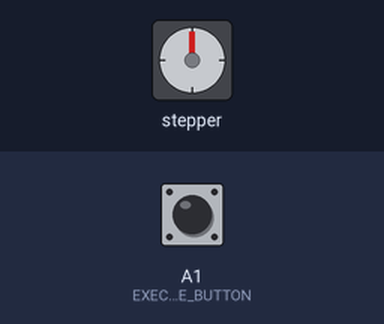
This sketch was run on a simulated Arduino Uno, built with avr-gcc and run on an emulated ATmega328P. Parts: stepper motor. Wiring (inferred from the names in the program): stepper motor (2048 steps per turn assumed): coils pin 2, pin 3, pin 4, pin 5. The test bench sets the inputs (shaded band); at power-on: A1 (EXECUTE_BUTTON) HIGH. What the sketch prints to the serial monitor is not drawn.

Above: at 1.2 s.
1.3 s: A1 (EXECUTE_BUTTON) pulled LOW for 3.2 s
Timing chart, 0 to 5.8 s (numbered marks = the images above; inputs shaded):
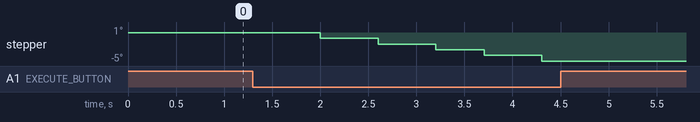

The sketch:

make_em_all_go.ino
```cpp
//Written By Nikodem Bartnik - nikodembartnik.pl
//Edited by Iyse - All rights reserved
#define EXECUTE_BUTTON A1

#define STEPPER_PIN_1_1 2
#define STEPPER_PIN_1_2 3
#define STEPPER_PIN_1_3 4
#define STEPPER_PIN_1_4 5

#define STEPPER_PIN_2_1 6
#define STEPPER_PIN_2_2 7
#define STEPPER_PIN_2_3 8
#define STEPPER_PIN_2_4 9

#define STEPPER_PIN_3_1 10
#define STEPPER_PIN_3_2 11
#define STEPPER_PIN_3_3 12
#define STEPPER_PIN_3_4 13


int step_number = 0;

int on_state = 0;

int EXECUTE_BUTTON_State = 0;

void setup() {
pinMode(STEPPER_PIN_1_1, OUTPUT);
pinMode(STEPPER_PIN_1_2, OUTPUT);
pinMode(STEPPER_PIN_1_3, OUTPUT);
pinMode(STEPPER_PIN_1_4, OUTPUT);

pinMode(STEPPER_PIN_2_1, OUTPUT);
pinMode(STEPPER_PIN_2_2, OUTPUT);
pinMode(STEPPER_PIN_2_3, OUTPUT);
pinMode(STEPPER_PIN_2_4, OUTPUT);

pinMode(STEPPER_PIN_3_1, OUTPUT);
pinMode(STEPPER_PIN_3_2, OUTPUT);
pinMode(STEPPER_PIN_3_3, OUTPUT);
pinMode(STEPPER_PIN_3_4, OUTPUT);


pinMode(EXECUTE_BUTTON, INPUT_PULLUP);


Serial.begin(9600);
 Serial.println("start");

}

void loop() {
  delay(100);

  if (on_state == 1) {
    OneStep(false);
  }

  EXECUTE_BUTTON_State = digitalRead(EXECUTE_BUTTON);
 	if (EXECUTE_BUTTON_State == HIGH){
    Serial.println("pressed");

      while(EXECUTE_BUTTON_State == HIGH) {
        delay(100);
        EXECUTE_BUTTON_State = digitalRead(EXECUTE_BUTTON);

      }
    on_state = !on_state;
  }
}


void OneStep(bool dir){
    if(dir){
      switch(step_number){
        case 0:
        digitalWrite(STEPPER_PIN_1_1, HIGH);
        digitalWrite(STEPPER_PIN_2_2, HIGH);
        digitalWrite(STEPPER_PIN_1_2, HIGH);
        Serial.print("\n\n\n\n\n\n\n\n");
         Serial.println("^");

        digitalWrite(STEPPER_PIN_1_2, LOW);
        digitalWrite(STEPPER_PIN_2_2, LOW);
        digitalWrite(STEPPER_PIN_3_2, LOW);

        digitalWrite(STEPPER_PIN_1_3, LOW);
        digitalWrite(STEPPER_PIN_2_3, LOW);
        digitalWrite(STEPPER_PIN_3_3, LOW);

        digitalWrite(STEPPER_PIN_1_4, LOW);
        digitalWrite(STEPPER_PIN_2_4, LOW);
        digitalWrite(STEPPER_PIN_3_4, LOW);
        break;
        case 1:
        digitalWrite(STEPPER_PIN_1_1, LOW);
        digitalWrite(STEPPER_PIN_2_2, LOW);
        digitalWrite(STEPPER_PIN_1_2, LOW);

        digitalWrite(STEPPER_PIN_1_2, HIGH);
        digitalWrite(STEPPER_PIN_2_2, HIGH);
        digitalWrite(STEPPER_PIN_3_2, HIGH);

        Serial.print("\n\n\n\n\n\n\n\n");
        Serial.println(">");

        digitalWrite(STEPPER_PIN_1_3, LOW);
        digitalWrite(STEPPER_PIN_2_3, LOW);
        digitalWrite(STEPPER_PIN_3_3, LOW);

        digitalWrite(STEPPER_PIN_1_4, LOW);
        digitalWrite(STEPPER_PIN_2_4, LOW);
        digitalWrite(STEPPER_PIN_3_4, LOW);
        break;
        case 2:
        digitalWrite(STEPPER_PIN_1_1, LOW);
        digitalWrite(STEPPER_PIN_2_2, LOW);
        digitalWrite(STEPPER_PIN_1_2, LOW);

        digitalWrite(STEPPER_PIN_1_2, LOW);
        digitalWrite(STEPPER_PIN_2_2, LOW);
        digitalWrite(STEPPER_PIN_3_2, LOW);

        digitalWrite(STEPPER_PIN_1_3, HIGH);
        digitalWrite(STEPPER_PIN_2_3, HIGH);
        digitalWrite(STEPPER_PIN_3_3, HIGH);

        Serial.print("\n\n\n\n\n\n\n\n");
        Serial.println("v");

        digitalWrite(STEPPER_PIN_1_4, LOW);
        digitalWrite(STEPPER_PIN_2_4, LOW);
        digitalWrite(STEPPER_PIN_3_4, LOW);
        break;
        case 3:
        digitalWrite(STEPPER_PIN_1_1, LOW);
        digitalWrite(STEPPER_PIN_2_2, LOW);
        digitalWrite(STEPPER_PIN_1_2, LOW);

        digitalWrite(STEPPER_PIN_1_2, LOW);
        digitalWrite(STEPPER_PIN_2_2, LOW);
        digitalWrite(STEPPER_PIN_3_2, LOW);

        digitalWrite(STEPPER_PIN_1_3, LOW);
        digitalWrite(STEPPER_PIN_2_3, LOW);
        digitalWrite(STEPPER_PIN_3_3, LOW);

        digitalWrite(STEPPER_PIN_1_4, HIGH);
        digitalWrite(STEPPER_PIN_2_4, HIGH);
        digitalWrite(STEPPER_PIN_3_4, HIGH);

        Serial.print("\n\n\n\n\n\n\n\n");
        Serial.println("<");
        break;
      }
    }else{
      switch(step_number){
                case 0:
        digitalWrite(STEPPER_PIN_1_1, LOW);
        digitalWrite(STEPPER_PIN_2_2, LOW);
        digitalWrite(STEPPER_PIN_1_2, LOW);

        digitalWrite(STEPPER_PIN_1_2, LOW);
        digitalWrite(STEPPER_PIN_2_2, LOW);
        digitalWrite(STEPPER_PIN_3_2, LOW);

        digitalWrite(STEPPER_PIN_1_3, LOW);
        digitalWrite(STEPPER_PIN_2_3, LOW);
        digitalWrite(STEPPER_PIN_3_3, LOW);

        digitalWrite(STEPPER_PIN_1_4, HIGH);
        digitalWrite(STEPPER_PIN_2_4, HIGH);
        digitalWrite(STEPPER_PIN_3_4, HIGH);

        Serial.print("\n\n\n\n\n\n\n\n");
        Serial.println("<");

        break;
        case 1:
        digitalWrite(STEPPER_PIN_1_1, LOW);
        digitalWrite(STEPPER_PIN_2_2, LOW);
        digitalWrite(STEPPER_PIN_1_2, LOW);

        digitalWrite(STEPPER_PIN_1_2, LOW);
        digitalWrite(STEPPER_PIN_2_2, LOW);
        digitalWrite(STEPPER_PIN_3_2, LOW);

        digitalWrite(STEPPER_PIN_1_3, HIGH);
        digitalWrite(STEPPER_PIN_2_3, HIGH);
        digitalWrite(STEPPER_PIN_3_3, HIGH);

        Serial.print("\n\n\n\n\n\n\n\n");
        Serial.println("v");


        digitalWrite(STEPPER_PIN_1_4, LOW);
        digitalWrite(STEPPER_PIN_2_4, LOW);
        digitalWrite(STEPPER_PIN_3_4, LOW);
        break;
        case 2:
        digitalWrite(STEPPER_PIN_1_1, LOW);
        digitalWrite(STEPPER_PIN_2_2, LOW);
        digitalWrite(STEPPER_PIN_1_2, LOW);

        digitalWrite(STEPPER_PIN_1_2, HIGH);
        digitalWrite(STEPPER_PIN_2_2, HIGH);
        digitalWrite(STEPPER_PIN_3_2, HIGH);

        Serial.print("\n\n\n\n\n\n\n\n");
        Serial.println(">");

        digitalWrite(STEPPER_PIN_1_3, LOW);
        digitalWrite(STEPPER_PIN_2_3, LOW);
        digitalWrite(STEPPER_PIN_3_3, LOW);

        digitalWrite(STEPPER_PIN_1_4, LOW);
        digitalWrite(STEPPER_PIN_2_4, LOW);
        digitalWrite(STEPPER_PIN_3_4, LOW);
        break;
        case 3:
        digitalWrite(STEPPER_PIN_1_1, HIGH);
        digitalWrite(STEPPER_PIN_2_2, HIGH);
        digitalWrite(STEPPER_PIN_1_2, HIGH);

        Serial.print("\n\n\n\n\n\n\n\n");
        Serial.println("^");

        digitalWrite(STEPPER_PIN_1_2, LOW);
        digitalWrite(STEPPER_PIN_2_2, LOW);
        digitalWrite(STEPPER_PIN_3_2, LOW);

        digitalWrite(STEPPER_PIN_1_3, LOW);
        digitalWrite(STEPPER_PIN_2_3, LOW);
        digitalWrite(STEPPER_PIN_3_3, LOW);

        digitalWrite(STEPPER_PIN_1_4, LOW);
        digitalWrite(STEPPER_PIN_2_4, LOW);
        digitalWrite(STEPPER_PIN_3_4, LOW);
        break;
}
  }
step_number++;
  if(step_number > 3){
    step_number = 0;
  }
}
```
